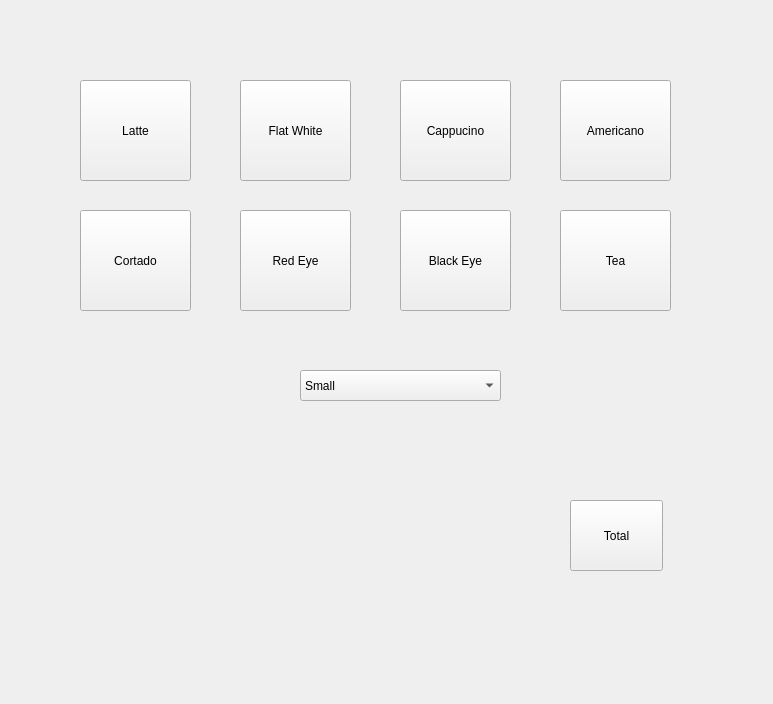
<?xml version="1.0" encoding="UTF-8"?>
<ui version="4.0">
 <class>Form</class>
 <widget class="QWidget" name="Form">
  <property name="geometry">
   <rect>
    <x>0</x>
    <y>0</y>
    <width>773</width>
    <height>704</height>
   </rect>
  </property>
  <property name="windowTitle">
   <string>Form</string>
  </property>
  <widget class="QPushButton" name="pushButton">
   <property name="geometry">
    <rect>
     <x>80</x>
     <y>80</y>
     <width>111</width>
     <height>101</height>
    </rect>
   </property>
   <property name="styleSheet">
    <string notr="true">image: url(:/newPrefix/latte.jpg);</string>
   </property>
   <property name="text">
    <string>Latte</string>
   </property>
  </widget>
  <widget class="QPushButton" name="pushButton_2">
   <property name="geometry">
    <rect>
     <x>240</x>
     <y>210</y>
     <width>111</width>
     <height>101</height>
    </rect>
   </property>
   <property name="text">
    <string>Red Eye</string>
   </property>
  </widget>
  <widget class="QPushButton" name="pushButton_3">
   <property name="geometry">
    <rect>
     <x>400</x>
     <y>80</y>
     <width>111</width>
     <height>101</height>
    </rect>
   </property>
   <property name="text">
    <string>Cappucino</string>
   </property>
  </widget>
  <widget class="QPushButton" name="pushButton_4">
   <property name="geometry">
    <rect>
     <x>240</x>
     <y>80</y>
     <width>111</width>
     <height>101</height>
    </rect>
   </property>
   <property name="text">
    <string>Flat White</string>
   </property>
  </widget>
  <widget class="QPushButton" name="pushButton_5">
   <property name="geometry">
    <rect>
     <x>80</x>
     <y>210</y>
     <width>111</width>
     <height>101</height>
    </rect>
   </property>
   <property name="text">
    <string>Cortado</string>
   </property>
  </widget>
  <widget class="QPushButton" name="pushButton_6">
   <property name="geometry">
    <rect>
     <x>400</x>
     <y>210</y>
     <width>111</width>
     <height>101</height>
    </rect>
   </property>
   <property name="text">
    <string>Black Eye</string>
   </property>
  </widget>
  <widget class="QPushButton" name="pushButton_7">
   <property name="geometry">
    <rect>
     <x>560</x>
     <y>210</y>
     <width>111</width>
     <height>101</height>
    </rect>
   </property>
   <property name="text">
    <string>Tea</string>
   </property>
  </widget>
  <widget class="QPushButton" name="pushButton_8">
   <property name="geometry">
    <rect>
     <x>560</x>
     <y>80</y>
     <width>111</width>
     <height>101</height>
    </rect>
   </property>
   <property name="text">
    <string>Americano</string>
   </property>
  </widget>
  <widget class="QComboBox" name="comboBox">
   <property name="geometry">
    <rect>
     <x>300</x>
     <y>370</y>
     <width>201</width>
     <height>31</height>
    </rect>
   </property>
   <item>
    <property name="text">
     <string>Small</string>
    </property>
   </item>
   <item>
    <property name="text">
     <string>Medium</string>
    </property>
   </item>
   <item>
    <property name="text">
     <string>Large</string>
    </property>
   </item>
  </widget>
  <widget class="QLabel" name="label">
   <property name="geometry">
    <rect>
     <x>110</x>
     <y>470</y>
     <width>571</width>
     <height>131</height>
    </rect>
   </property>
   <property name="text">
    <string/>
   </property>
  </widget>
  <widget class="QPushButton" name="pushButton_9">
   <property name="geometry">
    <rect>
     <x>570</x>
     <y>500</y>
     <width>93</width>
     <height>71</height>
    </rect>
   </property>
   <property name="text">
    <string>Total</string>
   </property>
  </widget>
 </widget>
 <resources/>
 <connections/>
</ui>
